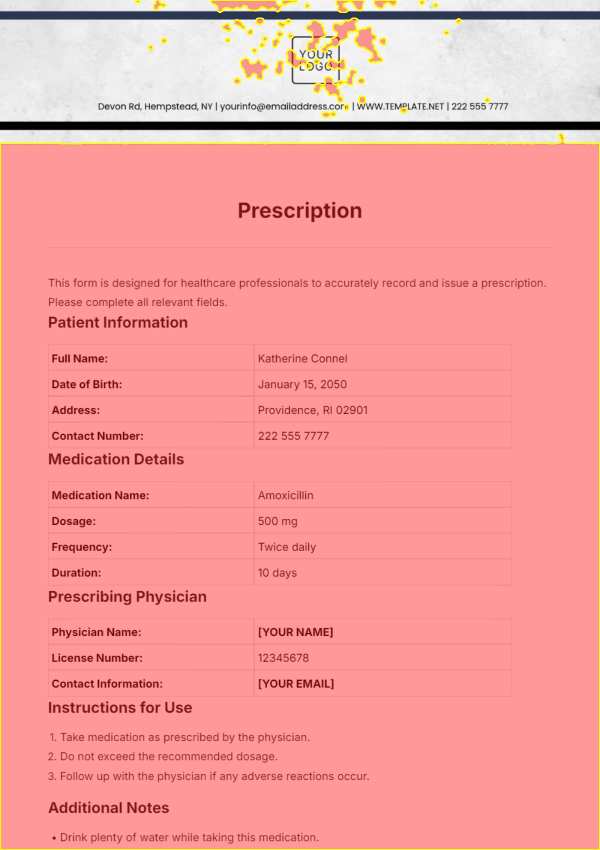
#> input picture apps/data/cv_samples/20260210_004853/glare_overlay.jpg, 1200 x 1700 px (shown at 1/2 size)
$ python -i scan.py   (imports and definitions only)
#> lines starting #> are read from the running program, lines starting #| are printed output that depends on the picture; after the words box and inside, x2 and y2 are one past the last pixel; in counts of white or black regions, pixels touching at a corner belong together
#> further down, picture is the input picture: shape (1700, 1200, 3); mean B, G, R 156.8, 158.5, 244
import cv2
import numpy as np

def order_points(pts):
    """Orders points: top-left, top-right, bottom-right, bottom-left."""
    rect = np.zeros((4, 2), dtype="float32")
    s = pts.sum(axis=1)
    rect[0] = pts[np.argmin(s)]
    rect[2] = pts[np.argmax(s)]
    diff = np.diff(pts, axis=1)
    rect[1] = pts[np.argmin(diff)]
    rect[3] = pts[np.argmax(diff)]
    return rect

def four_point_transform(image, pts):
    rect = order_points(pts)
    (tl, tr, br, bl) = rect

    widthA = np.sqrt(((br[0] - bl[0]) ** 2) + ((br[1] - bl[1]) ** 2))
    widthB = np.sqrt(((tr[0] - tl[0]) ** 2) + ((tr[1] - tl[1]) ** 2))
    maxWidth = max(int(widthA), int(widthB))

    heightA = np.sqrt(((tr[0] - br[0]) ** 2) + ((tr[1] - br[1]) ** 2))
    heightB = np.sqrt(((tl[0] - bl[0]) ** 2) + ((tl[1] - bl[1]) ** 2))
    maxHeight = max(int(heightA), int(heightB))

    dst = np.array([
        [0, 0],
        [maxWidth - 1, 0],
        [maxWidth - 1, maxHeight - 1],
        [0, maxHeight - 1]], dtype="float32")

    M = cv2.getPerspectiveTransform(rect, dst)
    warped = cv2.warpPerspective(image, M, (maxWidth, maxHeight))
    return warped

def scan_document(image: np.ndarray):
    """Detects document boundary and warps perspective."""
    ratio = image.shape[0] / 500.0
#> ratio = 3.4
    orig = image.copy()
    image_resized = cv2.resize(image, (int(image.shape[1] / ratio), 500))
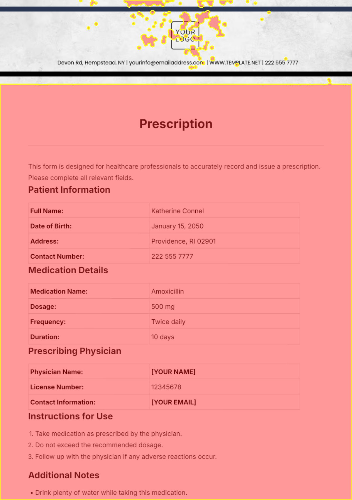
#> image_resized: shape (500, 352, 3); mean B, G, R 156.8, 158.7, 244

    gray = cv2.cvtColor(image_resized, cv2.COLOR_BGR2GRAY)
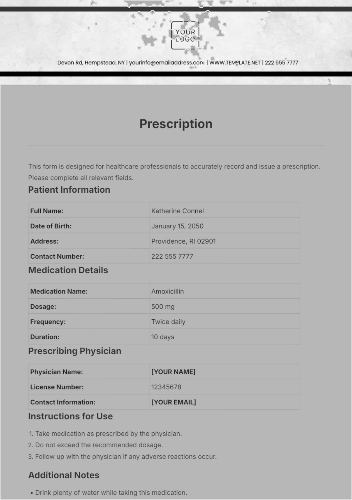
#> gray: shape (500, 352); min 0, max 249, mean 184.1
    gray = cv2.GaussianBlur(gray, (5, 5), 0)
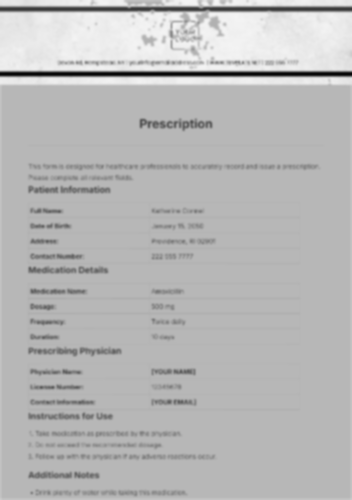
#> gray: shape (500, 352); min 8, max 245, mean 184
    edged = cv2.Canny(gray, 75, 200)
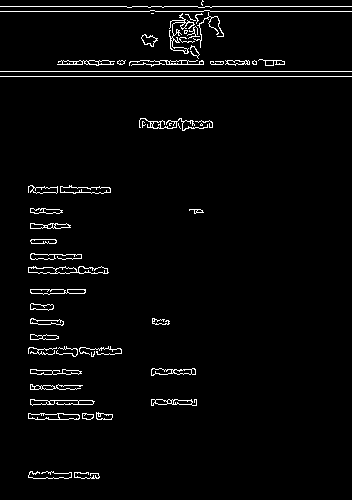
#> edged: shape (500, 352); 3% white in thin lines or dots

    cnts = cv2.findContours(edged.copy(), cv2.RETR_LIST, cv2.CHAIN_APPROX_SIMPLE)
#> cnts = 129 contours, 58 with area under 20; largest, box (x1, y1, x2, y2) and area: (28, 266, 109, 274) 400, (60, 185, 111, 194) 262, (28, 413, 80, 420) 254, (60, 186, 111, 194) 248, (30, 289, 86, 295) 208
    cnts = sorted(cnts[0] if len(cnts) == 2 else cnts[1], key=cv2.contourArea, reverse=True)[:5]
#> cnts = 5 contours; box (x1, y1, x2, y2) and area: (28, 266, 109, 274) 400, (60, 185, 111, 194) 262, (28, 413, 80, 420) 254, (60, 186, 111, 194) 248, (30, 289, 86, 295) 208

    screenCnt = None
    for c in cnts:
        peri = cv2.arcLength(c, True)
        approx = cv2.approxPolyDP(c, 0.02 * peri, True)
        if len(approx) == 4:
            screenCnt = approx
            break
#> this loop made 2 passes
#> (peri, screenCnt) on pass 2: (121.7, [[60, 186], [60, 192], [110, 192], [109, 187]])
#> peri on pass 1: 194.5

    if screenCnt is not None:
        warped = four_point_transform(orig, screenCnt.reshape(4, 2) * ratio)
#> in order_points, `s = pts.sum(axis=1)`: s = [836.4, 856.8, 1026.8, 1006.4]
#> in order_points, `diff = np.diff(pts, axis=1)`: diff = [428.4, 448.8, 278.8, 265.2]
#> in four_point_transform, `rect = order_points(pts)`: rect = [[204, 632.4], [370.6, 635.8], [374, 652.8], [204, 652.8]]
#> in four_point_transform, `(tl, tr, br, bl) = rect`: tl = [204, 632.4]; tr = [370.6, 635.8]; br = [374, 652.8]; bl = [204, 652.8]
#> in four_point_transform, `widthA = np.sqrt(((br[0] - bl[0]) ** 2) + ((br[1] - bl[1]) ** 2))`: widthA = 170
#> in four_point_transform, `widthB = np.sqrt(((tr[0] - tl[0]) ** 2) + ((tr[1] - tl[1]) ** 2))`: widthB = 166.6
#> in four_point_transform, `maxWidth = max(int(widthA), int(widthB))`: maxWidth = 170
#> in four_point_transform, `heightA = np.sqrt(((tr[0] - br[0]) ** 2) + ((tr[1] - br[1]) ** 2))`: heightA = 17.34
#> in four_point_transform, `heightB = np.sqrt(((tl[0] - bl[0]) ** 2) + ((tl[1] - bl[1]) ** 2))`: heightB = 20.4
#> in four_point_transform, `maxHeight = max(int(heightA), int(heightB))`: maxHeight = 20
#> in four_point_transform, `dst = np.array([ [0, 0], [maxWidth - 1, 0], [maxWidth - 1, maxHeight -..`: dst = [[0, 0], [169, 0], [169, 19], [0, 19]]
#> in four_point_transform, `M = cv2.getPerspectiveTransform(rect, dst)`: M = [[1.89, -3.83e-16, -386], [-0.0436, 2.14, -1341.8], [-0.00229, 0.0027, 1]]
#> in four_point_transform, `warped = cv2.warpPerspective(image, M, (maxWidth, maxHeight))`:
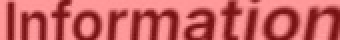
#> warped: shape (20, 170, 3) (shown 2 times larger); mean B, G, R 101.2, 100.1, 202.7
        # Enhancement
        # warped_gray = cv2.cvtColor(warped, cv2.COLOR_BGR2GRAY)
        # warped = cv2.adaptiveThreshold(warped_gray, 255, cv2.ADAPTIVE_THRESH_GAUSSIAN_C, cv2.THRESH_BINARY, 11, 2)
        # For now, return color warped
        return warped, 1.0, True
    else:
        return orig, 0.5, False

>>> import cv2
>>> picture = cv2.imread('../../data/cv_samples/20260210_004853/glare_overlay.jpg')
>>> result = scan_document(picture)
